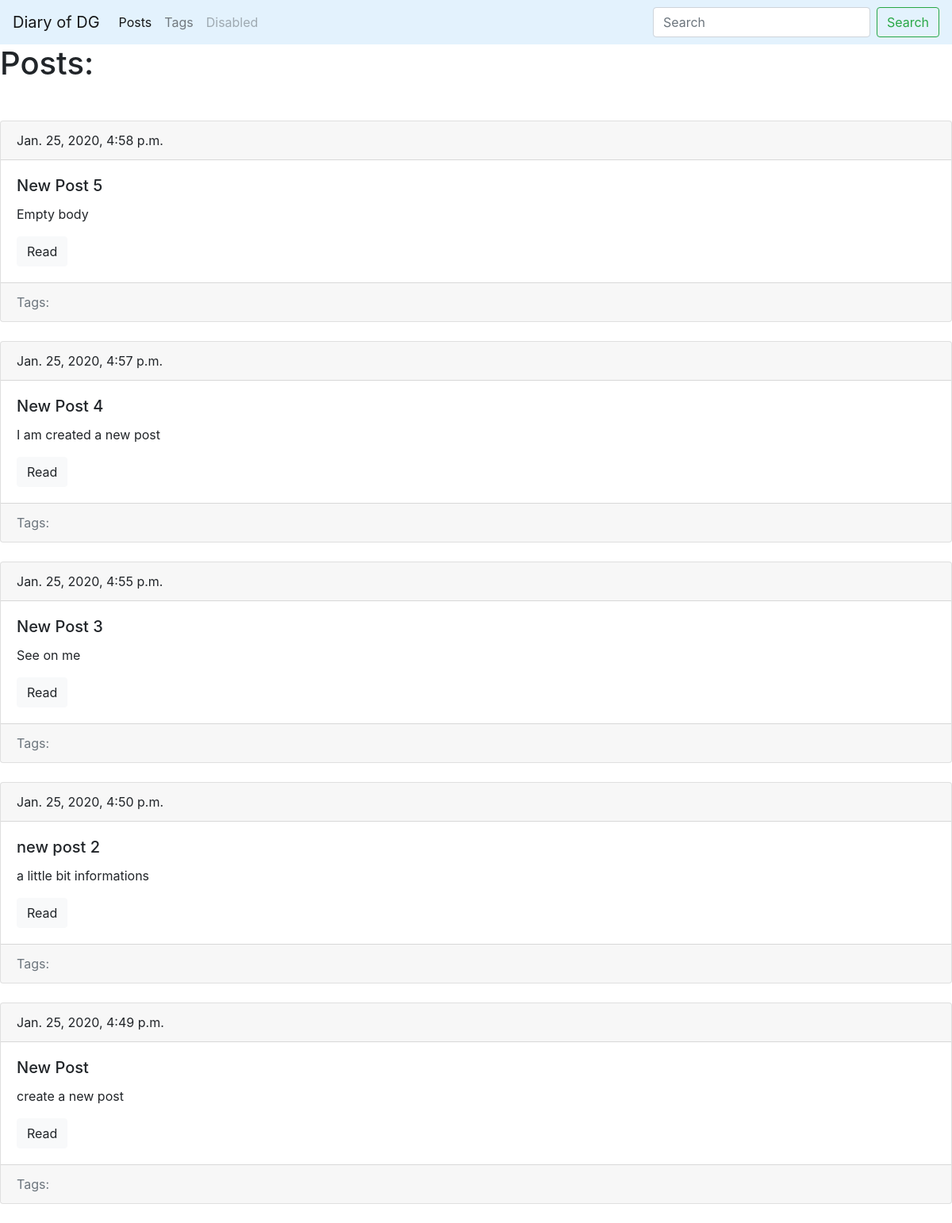
/blog/, run on an earlier commit of the app's database.
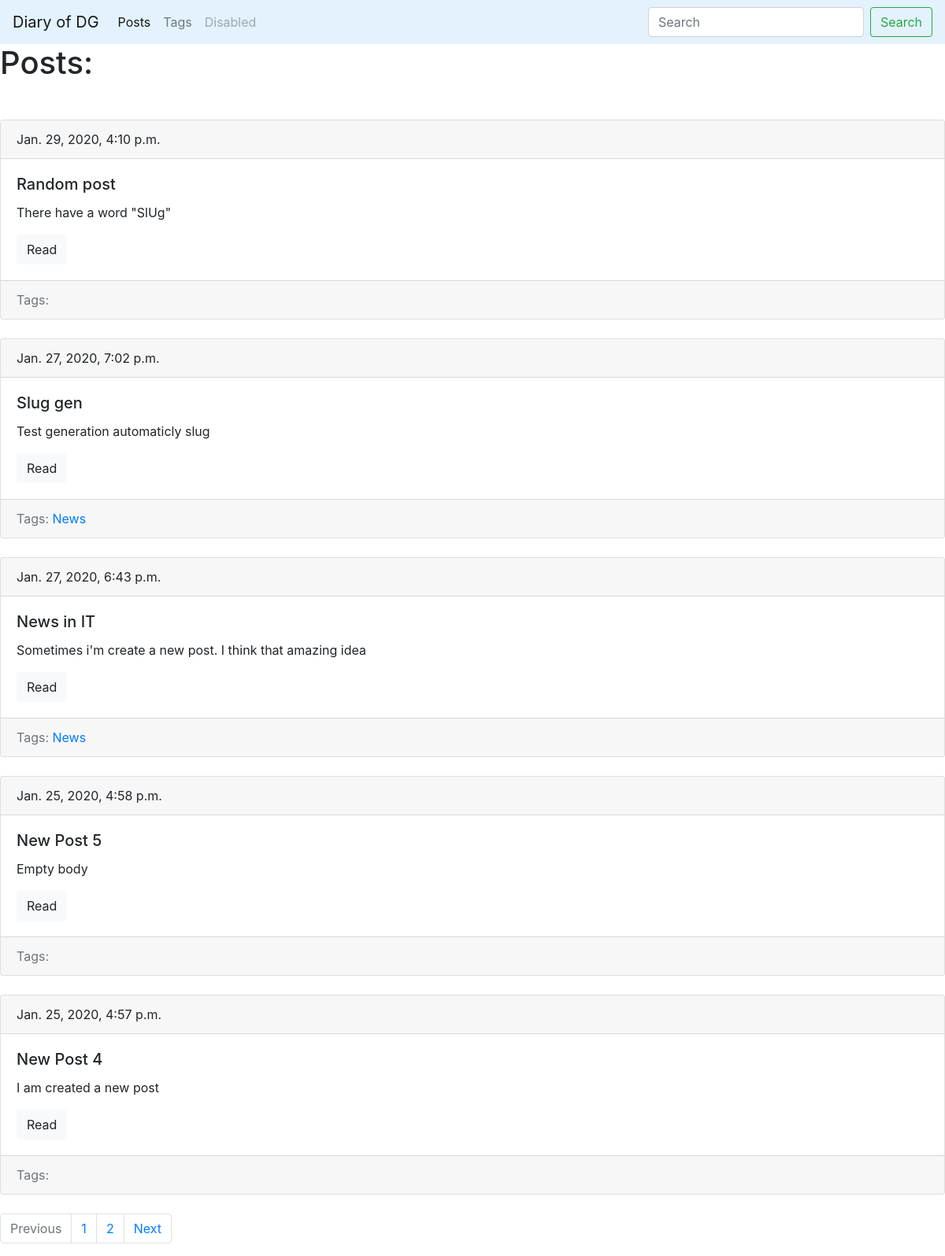
And on a later commit of the database.
### blog/models.py (models this page shows, shortened)
class Post(models.Model):
    title = models.CharField(max_length=150, db_index=True)
    slug = models.SlugField(max_length=150, blank=True, unique=True)
    body = models.TextField(blank=True, db_index=True)
    tags = models.ManyToManyField('Tag', blank=True, related_name='posts')
    date_pub = models.DateTimeField(auto_now_add=True)
    def get_absolute_url(self):
        return reverse('post_detail_url', kwargs={'slug': self.slug})
    class Meta:
        ordering = ['-date_pub']

class Tag(models.Model):
    title = models.CharField(max_length=50)
    slug = models.SlugField(max_length=50, unique=True)
    def get_absolute_url(self):
        return reverse('tag_detail_url', kwargs={'slug': self.slug})
    class Meta:
        ordering = ['title']

### blog/views.py (the view)
# urls.py: path('', posts_list, name = 'posts_list_url'),
def posts_list(request):
    search_query = request.GET.get('search', '')
    if search_query:
        posts = Post.objects.filter(Q(title__icontains=search_query) | Q(body__icontains=search_query))
    else:
        posts = Post.objects.all()
    paginator = Paginator(posts, 5)
    page_number = request.GET.get('page', 1)
    page = paginator.get_page(page_number)
    is_paginated = page.has_other_pages()
    if page.has_previous():
        prev_url = '?page={}'.format(page.previous_page_number())
    else:
        prev_url = ''
    if page.has_next():
        next_url = '?page={}'.format(page.next_page_number())
    else:
        next_url = ''
    context = {
        'page_object': page,
        'is_paginated': is_paginated,
        'next_url': next_url,
        'prev_url': prev_url
    }
    return render(request, 'blog/index.html', context=context)

### blog/templates/blog/index.html (shortened to what this page needs)
{% extends 'blog/base_blog.html' %}
{% block content %}
<h1 class="mb-5">Posts:</h1>
{% for post in page_object.object_list %}
    {% include 'blog/includes/post_card_template.html' %}
{% endfor %}
{% endblock %}

### blog/templates/blog/base_blog.html (shortened to what this page needs)
{% extends 'base.html' %}

### templates/base.html (shortened to what this page needs)
{% load static %}
<!DOCTYPE html>
<html lang="en" dir="ltr">
<head>
    <link rel="stylesheet" href="https://stackpath.bootstrapcdn.com/bootstrap/4.4.1/css/bootstrap.min.css"
>
    <link rel="stylesheet" href="{% static 'css/styles.css' %}">
</head>
<body>
<nav class="navbar navbar-expand-lg navbar-light" style="background-color: #e3f2fd;">
    <a class="navbar-brand" href="#">Diary of DG</a>
    <div class="collapse navbar-collapse" id="navbarSupportedContent">
        <ul class="navbar-nav mr-auto">
            <li class="nav-item active">
                <a class="nav-link" href="{% url 'posts_list_url' %}">Posts</a>
            </li>
            <li class="nav-item">
                <a class="nav-link" href="{% url 'tags_list_url' %}">Tags</a>
            </li>
            <li class="nav-item">
                <a class="nav-link disabled" href="#" tabindex="-1" aria-disabled="true">Disabled</a>
            </li>
        </ul>
        <form class="form-inline my-2 my-lg-0" action="{% url 'posts_list_url' %}">
            <input class="form-control mr-sm-2" type="search" placeholder="Search" aria-label="Search" name="search">
            <button class="btn btn-outline-success my-2 my-sm-0" type="submit">Search</button>
        </form>
    </div>
</nav>
{% block content %}{% endblock %}
{% if is_paginated %}
<nav aria-label="...">
    <ul class="pagination">
        <li class="page-item {% if not prev_url %}disabled{% endif %}">
            <a class="page-link" href="{{ prev_url }}" tabindex="-1" aria-disabled="true">Previous</a>
        </li>
        {% for n in page_object.paginator.page_range %}
            {% if page.object.number == n %}
                <li class="page-item active" aria-current="page">
                    <a class="page-link" href="?page={{ n }}">{{ n }} <span class="sr-only">(current)</span></a>
                </li>
            {% elif n > page_object.number|add:-3 and n < page_object.number|add:3 %}
                <li class="page-item">
                    <a class="page-link" href="?page={{ n }}">{{ n }}</a>
                </li>
            {% endif %}
        {% endfor %}
        <li class="page-item {% if not next_url %}disabled{% endif %}">
            <a class="page-link" href="{{ next_url }}" tabindex="-1" aria-disabled="true">Next</a>
        </li>
    </ul>
</nav>
{% endif %}
</body>
</html>

### blog/templates/blog/includes/post_card_template.html
<div class="card mb-4">
    <div class="card-header">
        {{ post.date_pub }}
    </div>
    <div class="card-body">
        <h5 class="card-title">{{ post.title }}</h5>
        <p class="card-text">{{ post.body|truncatewords:15 }}</p>
        <a href="{{ post.get_absolute_url }}" class="btn btn-light">Read</a>
    </div>
    <div class="card-footer text-muted">
        Tags:
        {% for tag in post.tags.all %}
            <a href="{{ tag.get_absolute_url }}">{{ tag.title }}</a>
        {% endfor %}
    </div>
</div>

What changed in the data, as far as the page shows it:
removed Post: date_pub "Jan. 25, 2020, 4:55 p.m.", title "New Post 3", body "See on me"
no longer on this page (row unchanged): Post: date_pub "Jan. 25, 2020, 4:50 p.m.", title "new post 2", body "a little bit informations"
no longer on this page (row unchanged): Post: date_pub "Jan. 25, 2020, 4:49 p.m.", title "New Post", body "create a new post"
added Post: date_pub "Jan. 29, 2020, 4:10 p.m.", title "Random post", body "There have a word \"SlUg\""
added Post: date_pub "Jan. 27, 2020, 7:02 p.m.", title "Slug gen", body "Test generation automaticly slug"
added Tag: title "News"
added Post: date_pub "Jan. 27, 2020, 6:43 p.m.", title "News in IT", body "Sometimes i'm create a new post. I think that amazing idea"
Also different on the page:
text now shown: "Previous Next"
new list line: "1"
new list line: "2"
